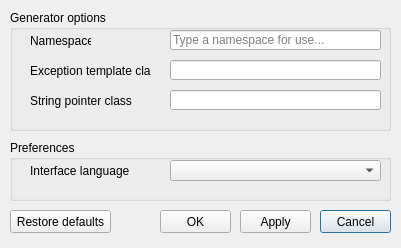
<?xml version="1.0" encoding="UTF-8"?>
<ui version="4.0">
 <class>Options</class>
 <widget class="QDialog" name="Options">
  <property name="geometry">
   <rect>
    <x>0</x>
    <y>0</y>
    <width>401</width>
    <height>248</height>
   </rect>
  </property>
  <property name="minimumSize">
   <size>
    <width>401</width>
    <height>248</height>
   </size>
  </property>
  <property name="maximumSize">
   <size>
    <width>401</width>
    <height>248</height>
   </size>
  </property>
  <property name="windowTitle">
   <string>Options</string>
  </property>
  <property name="windowIcon">
   <iconset resource="../../resources.qrc">
    <normaloff>:/about/app-icon</normaloff>:/about/app-icon</iconset>
  </property>
  <property name="locale">
   <locale language="English" country="UnitedStates"/>
  </property>
  <widget class="QGroupBox" name="generatorGroup">
   <property name="geometry">
    <rect>
     <x>10</x>
     <y>10</y>
     <width>381</width>
     <height>121</height>
    </rect>
   </property>
   <property name="title">
    <string>Generator options</string>
   </property>
   <widget class="QLabel" name="namespaceLabel">
    <property name="geometry">
     <rect>
      <x>20</x>
      <y>20</y>
      <width>61</width>
      <height>21</height>
     </rect>
    </property>
    <property name="text">
     <string>Namespace</string>
    </property>
   </widget>
   <widget class="QLabel" name="exceptionTemplateClassLabel">
    <property name="geometry">
     <rect>
      <x>20</x>
      <y>50</y>
      <width>121</width>
      <height>21</height>
     </rect>
    </property>
    <property name="text">
     <string>Exception template class</string>
    </property>
   </widget>
   <widget class="QLabel" name="stringPointerClassLabel">
    <property name="geometry">
     <rect>
      <x>20</x>
      <y>80</y>
      <width>121</width>
      <height>21</height>
     </rect>
    </property>
    <property name="text">
     <string>String pointer class</string>
    </property>
   </widget>
   <widget class="QLineEdit" name="namespaceField">
    <property name="geometry">
     <rect>
      <x>160</x>
      <y>20</y>
      <width>211</width>
      <height>20</height>
     </rect>
    </property>
    <property name="maxLength">
     <number>255</number>
    </property>
    <property name="placeholderText">
     <string>Type a namespace for use...</string>
    </property>
   </widget>
   <widget class="QLineEdit" name="exceptionTemplateClassField">
    <property name="geometry">
     <rect>
      <x>160</x>
      <y>50</y>
      <width>211</width>
      <height>20</height>
     </rect>
    </property>
    <property name="text">
     <string/>
    </property>
    <property name="maxLength">
     <number>255</number>
    </property>
   </widget>
   <widget class="QLineEdit" name="stringPointerClassField">
    <property name="geometry">
     <rect>
      <x>160</x>
      <y>80</y>
      <width>211</width>
      <height>20</height>
     </rect>
    </property>
    <property name="text">
     <string/>
    </property>
    <property name="maxLength">
     <number>255</number>
    </property>
    <property name="clearButtonEnabled">
     <bool>false</bool>
    </property>
   </widget>
  </widget>
  <widget class="QGroupBox" name="preferencesGroup">
   <property name="geometry">
    <rect>
     <x>10</x>
     <y>140</y>
     <width>381</width>
     <height>61</height>
    </rect>
   </property>
   <property name="title">
    <string>Preferences</string>
   </property>
   <widget class="QComboBox" name="langField">
    <property name="geometry">
     <rect>
      <x>160</x>
      <y>20</y>
      <width>211</width>
      <height>21</height>
     </rect>
    </property>
    <property name="editable">
     <bool>false</bool>
    </property>
    <property name="currentText">
     <string/>
    </property>
    <property name="frame">
     <bool>true</bool>
    </property>
   </widget>
   <widget class="QLabel" name="langLabel">
    <property name="geometry">
     <rect>
      <x>20</x>
      <y>20</y>
      <width>121</width>
      <height>21</height>
     </rect>
    </property>
    <property name="text">
     <string>Interface language</string>
    </property>
   </widget>
  </widget>
  <widget class="QPushButton" name="cancel">
   <property name="geometry">
    <rect>
     <x>320</x>
     <y>210</y>
     <width>71</width>
     <height>23</height>
    </rect>
   </property>
   <property name="text">
    <string>Cancel</string>
   </property>
  </widget>
  <widget class="QPushButton" name="apply">
   <property name="geometry">
    <rect>
     <x>240</x>
     <y>210</y>
     <width>71</width>
     <height>23</height>
    </rect>
   </property>
   <property name="text">
    <string>Apply</string>
   </property>
  </widget>
  <widget class="QPushButton" name="ok">
   <property name="geometry">
    <rect>
     <x>160</x>
     <y>210</y>
     <width>71</width>
     <height>23</height>
    </rect>
   </property>
   <property name="text">
    <string>OK</string>
   </property>
  </widget>
  <widget class="QPushButton" name="restoreDefaults">
   <property name="geometry">
    <rect>
     <x>10</x>
     <y>210</y>
     <width>101</width>
     <height>23</height>
    </rect>
   </property>
   <property name="text">
    <string>Restore defaults</string>
   </property>
  </widget>
 </widget>
 <resources>
  <include location="../../resources.qrc"/>
 </resources>
 <connections/>
</ui>
